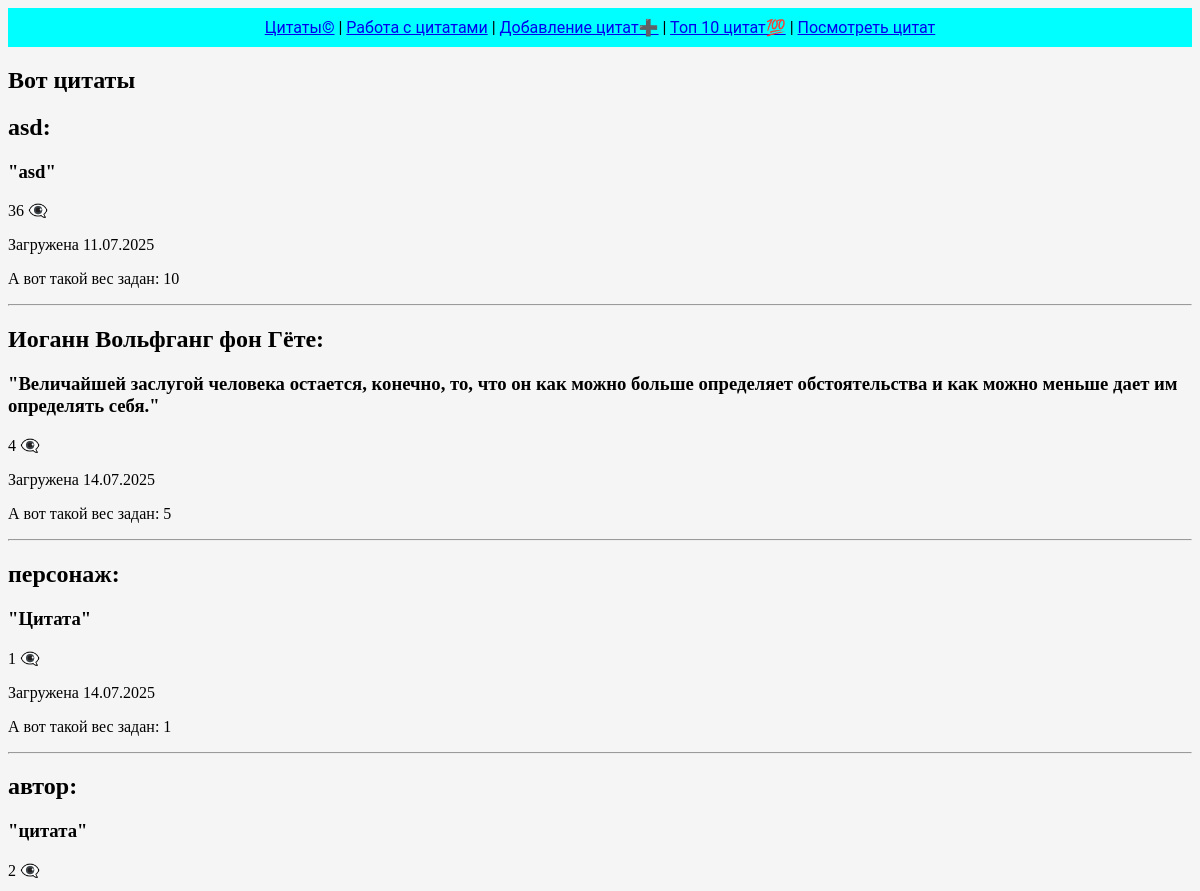
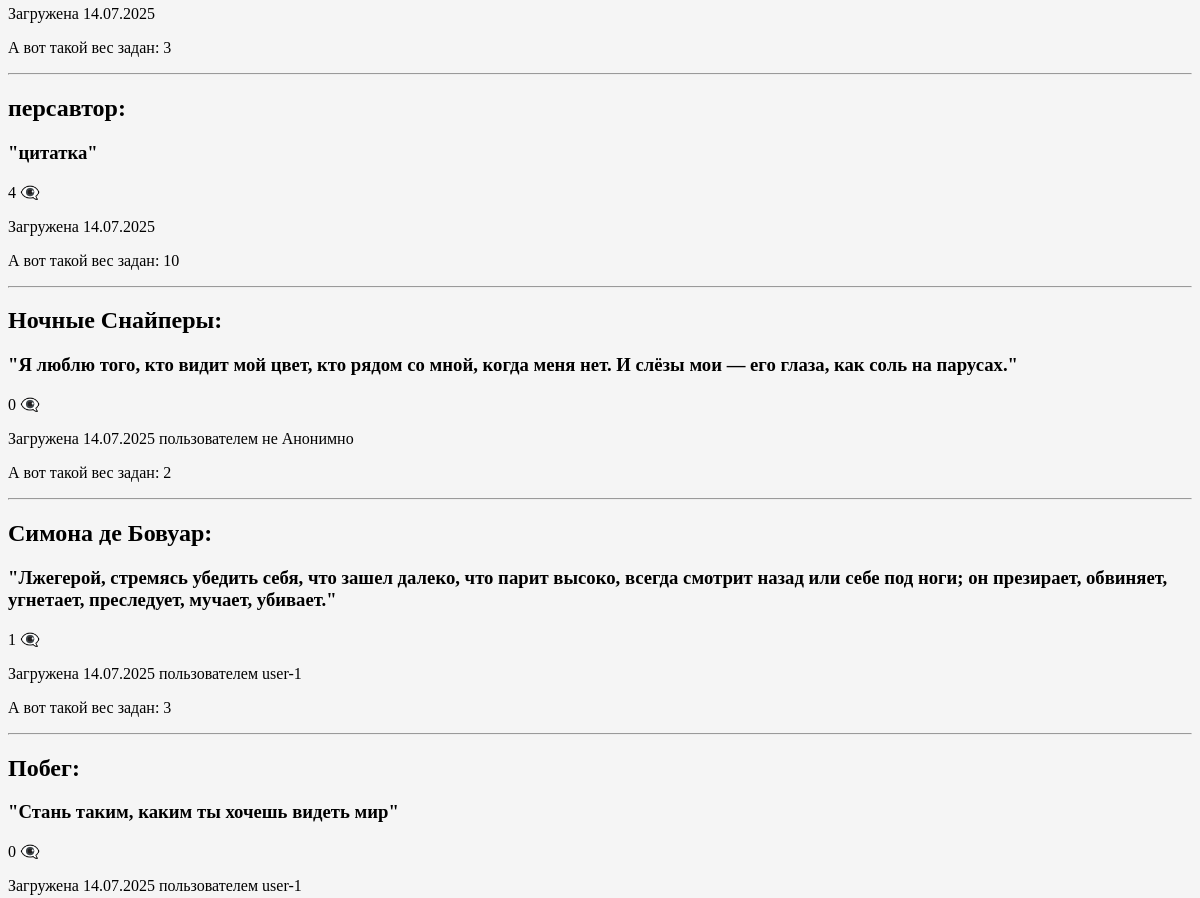
Before: /citate/all (upper part) with the older database file (2 pictures, top to bottom).
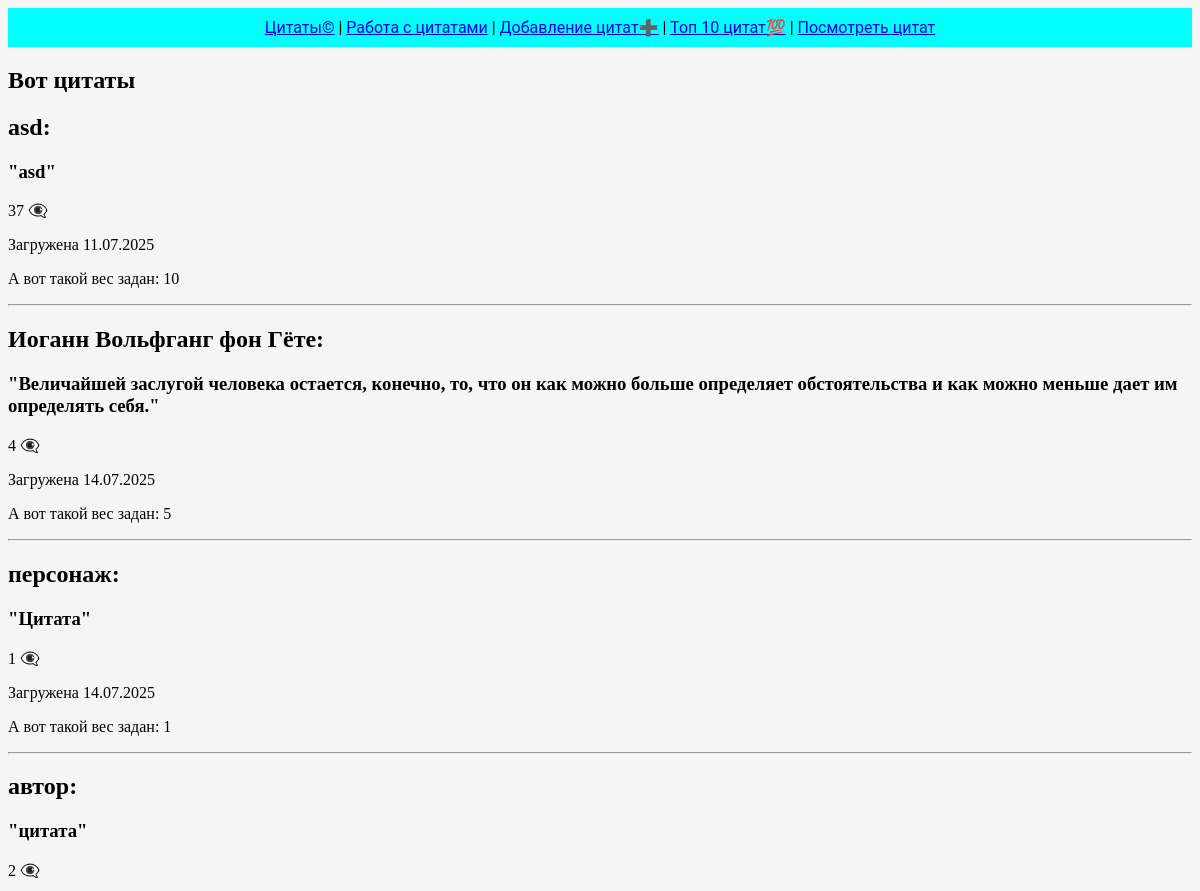
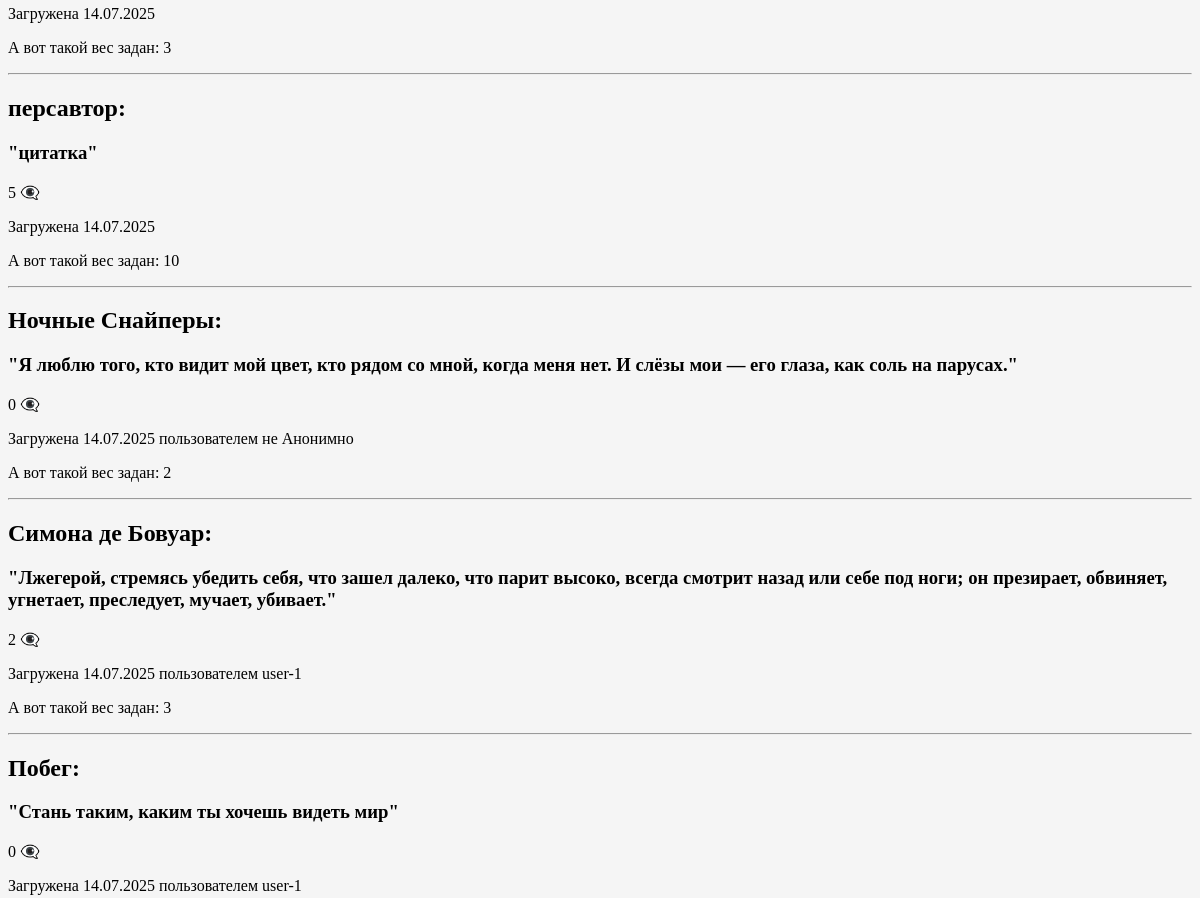
After: the same page with the newer database file (2 pictures, top to bottom).
### citate/models.py (models this page shows, shortened)
class Citata(models.Model):
    content = models.TextField(unique=True)
    character = models.CharField(max_length=75)
    source = models.CharField(max_length=75, default='Не известно')
    date = models.DateTimeField(auto_now_add=True)
    weight = models.IntegerField(validators=[MaxValueValidator(10), MinValueValidator(1)], default=1)
    views = models.IntegerField(default=0)
    raiting = models.IntegerField(default=0)
    user_name = models.CharField(max_length=75, default='Анонимно')

### citate/views.py (the view)
# urls.py: path('all', views.all_citates, name="all"),
def all_citates(request):
    citates = Citata.objects.all().order_by('date')
    return render(request, 'all_citates.html', {'citates':citates})

### citate/templates/all_citates.html (shortened to what this page needs)
{% extends 'layout.html' %}
{% block body %}
    <section>
        <h1>Вот цитаты</h1>
        {% for citate in citates %}
        <article class="citate_block">
            {% if citate.character %}
            <h2>
                {{ citate.character }}:
            </h2>
            {% endif %}
            <h1>
                "{{ citate.content }}"
            </h1>
            <p>
                {{ citate.views }} 👁‍🗨
            </p>
            <p>
                Загружена {{ citate.date|date:"d.m.Y" }}
            {% if citate.user_name and citate.user_name != 'Анонимно' %}
                 пользователем {{ citate.user_name }}
            {% endif %}
            </p>
            <p>
                А вот такой вес задан: {{ citate.weight }}
            </p>
            <hr>
        </article>
        {% endfor %}
    </section>
{% endblock %}

Changed rows visible on the page:
changed Citata "asd": views "36" → "37"
changed Citata "персавтор": views "4" → "5"
changed Citata "Симона де Бовуар": views "1" → "2"
